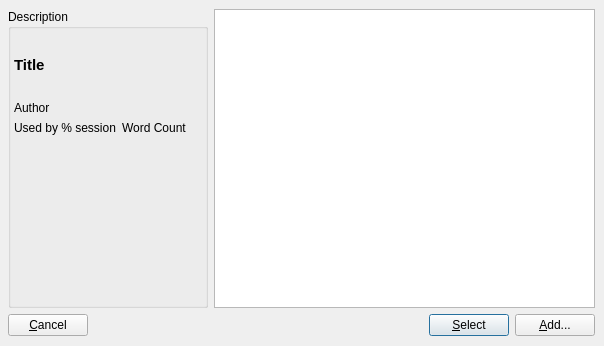
<?xml version="1.0" encoding="UTF-8"?>
<ui version="4.0">
 <class>ContentManager</class>
 <widget class="QDialog" name="ContentManager">
  <property name="geometry">
   <rect>
    <x>0</x>
    <y>0</y>
    <width>604</width>
    <height>346</height>
   </rect>
  </property>
  <property name="windowTitle">
   <string>Content - SpeechControl</string>
  </property>
  <property name="modal">
   <bool>true</bool>
  </property>
  <widget class="QWidget" name="gridLayoutWidget">
   <property name="geometry">
    <rect>
     <x>3</x>
     <y>4</y>
     <width>597</width>
     <height>337</height>
    </rect>
   </property>
   <layout class="QGridLayout" name="gridLayout">
    <property name="margin">
     <number>5</number>
    </property>
    <item row="0" column="2">
     <widget class="QListWidget" name="lstContent">
      <property name="minimumSize">
       <size>
        <width>0</width>
        <height>250</height>
       </size>
      </property>
     </widget>
    </item>
    <item row="1" column="0" colspan="3">
     <layout class="QHBoxLayout" name="horizontalLayout">
      <property name="sizeConstraint">
       <enum>QLayout::SetNoConstraint</enum>
      </property>
      <item>
       <widget class="QPushButton" name="btnCancel">
        <property name="sizePolicy">
         <sizepolicy hsizetype="Preferred" vsizetype="Preferred">
          <horstretch>0</horstretch>
          <verstretch>0</verstretch>
         </sizepolicy>
        </property>
        <property name="text">
         <string>&amp;Cancel</string>
        </property>
       </widget>
      </item>
      <item>
       <spacer name="horizontalSpacer">
        <property name="orientation">
         <enum>Qt::Horizontal</enum>
        </property>
        <property name="sizeType">
         <enum>QSizePolicy::Expanding</enum>
        </property>
        <property name="sizeHint" stdset="0">
         <size>
          <width>40</width>
          <height>20</height>
         </size>
        </property>
       </spacer>
      </item>
      <item>
       <widget class="QPushButton" name="btnSelect">
        <property name="sizePolicy">
         <sizepolicy hsizetype="Preferred" vsizetype="Preferred">
          <horstretch>0</horstretch>
          <verstretch>0</verstretch>
         </sizepolicy>
        </property>
        <property name="text">
         <string>&amp;Select</string>
        </property>
        <property name="autoDefault">
         <bool>false</bool>
        </property>
        <property name="default">
         <bool>true</bool>
        </property>
       </widget>
      </item>
      <item>
       <widget class="QPushButton" name="btnAdd">
        <property name="sizePolicy">
         <sizepolicy hsizetype="Preferred" vsizetype="Preferred">
          <horstretch>0</horstretch>
          <verstretch>0</verstretch>
         </sizepolicy>
        </property>
        <property name="text">
         <string>&amp;Add...</string>
        </property>
       </widget>
      </item>
     </layout>
    </item>
    <item row="0" column="0" colspan="2">
     <widget class="QGroupBox" name="groupBox">
      <property name="minimumSize">
       <size>
        <width>200</width>
        <height>0</height>
       </size>
      </property>
      <property name="title">
       <string>Description</string>
      </property>
      <widget class="QWidget" name="formLayoutWidget">
       <property name="geometry">
        <rect>
         <x>4</x>
         <y>24</y>
         <width>193</width>
         <height>277</height>
        </rect>
       </property>
       <layout class="QGridLayout" name="gridLayout_2">
        <property name="margin">
         <number>2</number>
        </property>
        <item row="2" column="0">
         <widget class="QLabel" name="lblSessionCount">
          <property name="text">
           <string>Used by % session</string>
          </property>
          <property name="margin">
           <number>2</number>
          </property>
         </widget>
        </item>
        <item row="0" column="0" colspan="4">
         <widget class="QLabel" name="lblTitle">
          <property name="minimumSize">
           <size>
            <width>0</width>
            <height>60</height>
           </size>
          </property>
          <property name="font">
           <font>
            <pointsize>11</pointsize>
            <weight>75</weight>
            <bold>true</bold>
           </font>
          </property>
          <property name="text">
           <string>Title</string>
          </property>
          <property name="scaledContents">
           <bool>true</bool>
          </property>
          <property name="wordWrap">
           <bool>true</bool>
          </property>
          <property name="margin">
           <number>4</number>
          </property>
         </widget>
        </item>
        <item row="1" column="0" colspan="4">
         <widget class="QLabel" name="lblAuthor">
          <property name="text">
           <string>Author</string>
          </property>
          <property name="wordWrap">
           <bool>true</bool>
          </property>
          <property name="margin">
           <number>2</number>
          </property>
         </widget>
        </item>
        <item row="3" column="1" colspan="3">
         <spacer name="verticalSpacer">
          <property name="orientation">
           <enum>Qt::Vertical</enum>
          </property>
          <property name="sizeHint" stdset="0">
           <size>
            <width>20</width>
            <height>40</height>
           </size>
          </property>
         </spacer>
        </item>
        <item row="2" column="1" colspan="3">
         <widget class="QLabel" name="lblWordCount">
          <property name="text">
           <string>Word Count</string>
          </property>
         </widget>
        </item>
       </layout>
      </widget>
     </widget>
    </item>
   </layout>
  </widget>
 </widget>
 <resources/>
 <connections/>
</ui>
